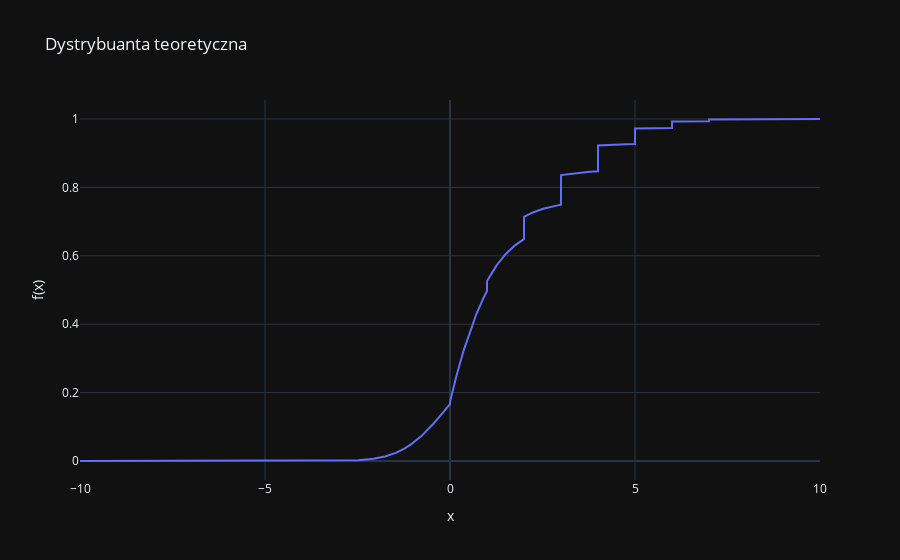

Notebook cell for this chart:
### Code cell
x_values = np.linspace(-10, 10, 10000)  # Range from 0 to 10 with 100 points
y_values = [distribuant(x) for x in x_values]

# Create figure
fig = go.Figure()
fig.add_trace(go.Scatter(x=x_values, y=y_values, mode='lines', name='f(x) = sin(x)'))

# Customize layout
fig.update_layout(title="Dystrybuanta teoretyczna", xaxis_title="x", yaxis_title="f(x)", template="plotly_dark")

fig.show()

### Figure 1 — Plotly figure (JSON) as saved in the notebook; plotly's stock layout.template omitted (floating-point values rounded to 4 significant figures; data arrays with more than 128 entries replaced by an {"elided": "..."} marker saying what was removed)
{"data": [{"mode": "lines", "name": "f(x) = sin(x)", "type": "scatter", "x": {"elided": "10000 float values"}, "y": {"elided": "10000 float values"}}], "layout": {"autosize": true, "title": {"text": "Dystrybuanta teoretyczna"}, "xaxis": {"autorange": true, "range": [-10, 10], "title": {"text": "x"}, "type": "linear"}, "yaxis": {"autorange": true, "range": [-0.05555, 1.056], "title": {"text": "f(x)"}, "type": "linear"}}}
